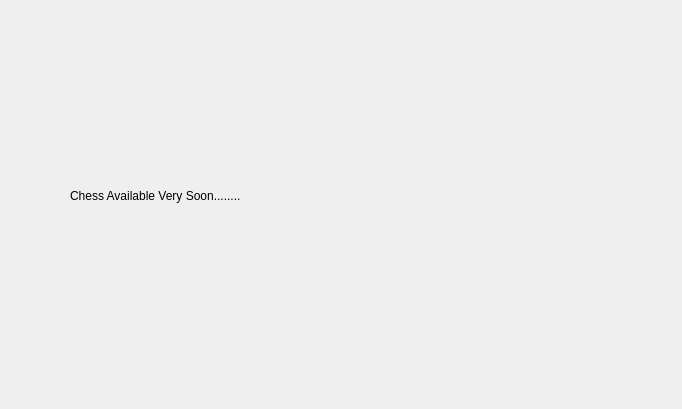
<?xml version="1.0" encoding="UTF-8"?>
<ui version="4.0">
 <class>chess</class>
 <widget class="QDialog" name="chess">
  <property name="geometry">
   <rect>
    <x>0</x>
    <y>0</y>
    <width>682</width>
    <height>409</height>
   </rect>
  </property>
  <property name="windowTitle">
   <string>Dialog</string>
  </property>
  <widget class="QLabel" name="label">
   <property name="geometry">
    <rect>
     <x>70</x>
     <y>150</y>
     <width>531</width>
     <height>91</height>
    </rect>
   </property>
   <property name="styleSheet">
    <string notr="true">font: 700 22pt &quot;Cascadia Code&quot;;</string>
   </property>
   <property name="text">
    <string>Chess Available Very Soon........</string>
   </property>
  </widget>
 </widget>
 <resources/>
 <connections/>
</ui>
